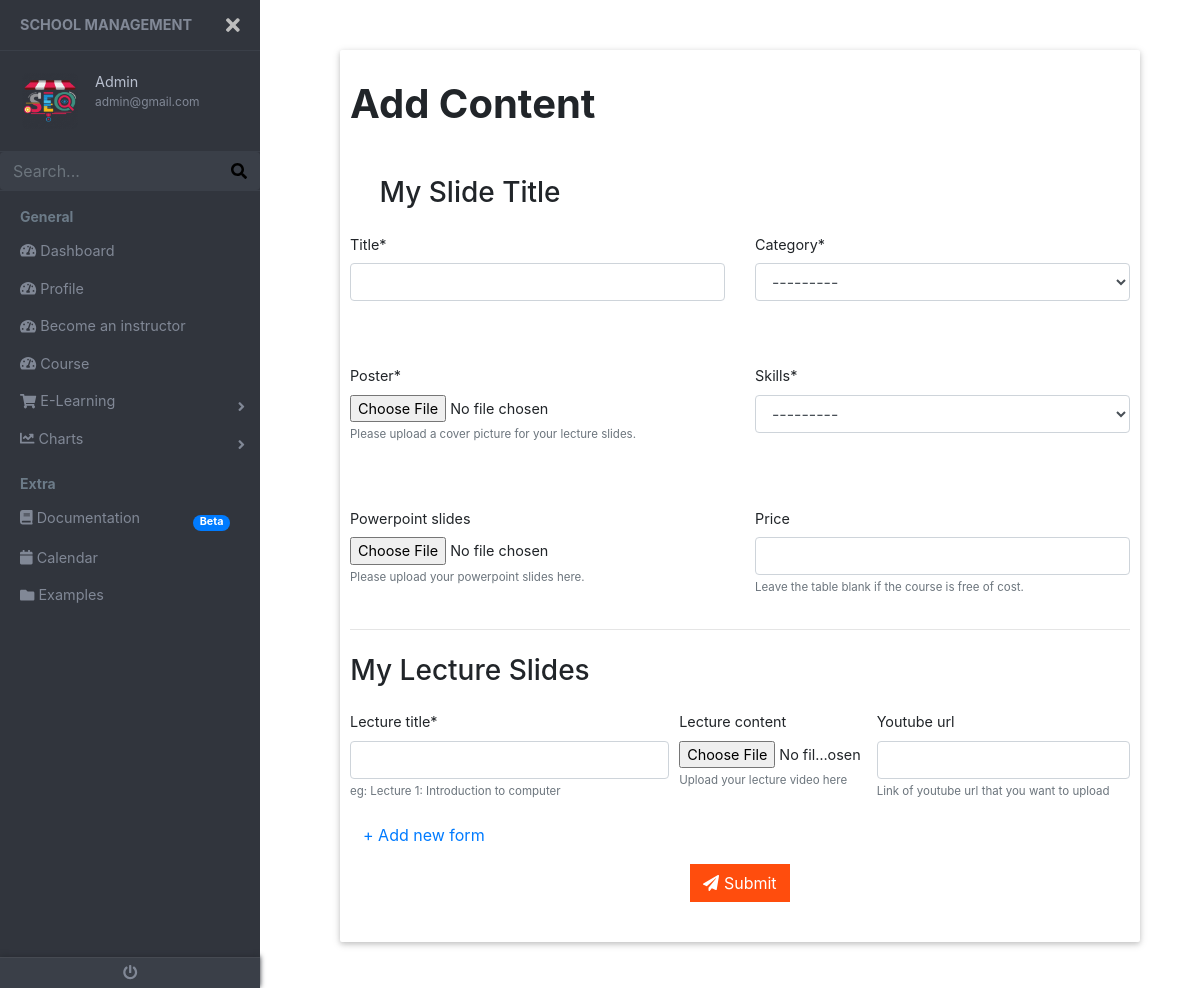
Screenshot of /contentAdd/ (signed in) with the database file from the repository.
### accounts/models.py (models this page shows, shortened)
class User(AbstractBaseUser, PermissionsMixin):
    email = models.EmailField(
        verbose_name=_('email address'), max_length=255, unique=True
    )
    full_name = models.CharField(_('full_name'), max_length=30, blank=True)
    is_staff = models.BooleanField(
        _('staff status'),
        default=False,
        help_text=_(
            'Designates whether the user can log into this admin site.'
        ),
    )
    date_joined = models.DateTimeField(
        _('date joined'), default=timezone.now
    )
    objects = UserManager()
    USERNAME_FIELD = 'email'
    REQUIRED_FIELDS = ['full_name']

class Profile(models.Model):
    GENDER = (
        ('male', 'Male'),
        ('female', 'Female'),)
    user = models.OneToOneField(settings.AUTH_USER_MODEL, on_delete=models.CASCADE)
    profile_img = models.ImageField(default='default.jpg', upload_to='Profile Image/')
    phone_number = models.CharField(max_length=100, null=True, blank=True)
    address = models.CharField(max_length=200, null=True, blank=True)
    gender = models.CharField(max_length=20,choices=GENDER)
    about = models.TextField(null=True, blank=True)

### accounts/decorators.py (the view)
        def wrapper_func(request, *args, **kwargs):
            group = None
            if request.user.groups.exists():
                group = request.user.groups.all()[0].name #set group value
            if group in allowed_roles:
                return view_func(request, *args, **kwargs)
            else:
                return redirect('verify')

### course/forms.py
class ContentAddForm(forms.ModelForm):
    class Meta:
        model = Course
        fields = ['title', 'category', 'poster', 'skills', 'powerpoint_slides', 'price']

### course/models.py (called while the page is built)
    def __str__(self):
        return self.name

### course/templates/apps/contentAdd.html (shortened to what this page needs)
{% extends 'base.html' %}
{% load crispy_forms_tags %}
{% load static %}
{% block content %}
<div class="content-add" id="item-template">
<h1 class="profile-heading mb-5"> Add Content</h1>
      <form method="POST" action="." enctype="multipart/form-data">{% csrf_token %}
            <div class="row">
              <div class="col-lg-12">
                    <div class="row">
                    <div class="col-sm-offset-4 col-sm-4 form-group">
                      <h3 class="text-center">My Slide Title </h3>
                    </div>
                  </div>
                    <div class="row">
                      <div class="col-lg-6 col-sm-12">
                        <div class="form-group">
                            {{contentForm.title| as_crispy_field}}
                        </div>
                      </div>
                      <div class="col-lg-6 col-sm-12">
                         <div class="form-group">
                            {{contentForm.category| as_crispy_field}}
                        </div>
                      </div>
                    </div>
                    <div class="row mt-5">
                      <div class="col-lg-6 col-sm-12">
                        {{contentForm.poster| as_crispy_field}}
                        </div>
                      <div class="col-lg-6 col-sm-12">
                        <div class="form-group">
                          {{contentForm.skills| as_crispy_field}}
                        </div>
                      </div>
                    </div>
                    <div class="row mt-5">
                      <div class="col-lg-6 col-sm-12">
                        {{contentForm.powerpoint_slides| as_crispy_field}}
                        </div>
                      <div class="col-lg-6 col-sm-12">
                        <div class="form-group">
                          {{contentForm.price| as_crispy_field}}
                        </div>
                      </div>
                    </div>
                  <hr>
                  <div class="row mt-4">
                    <div class="col-sm-offset-4 col-sm-4 form-group">
                      <h3 class="text-center">My Lecture Slides</h3>
                    </div>
                  </div>
                  {% for fs in formset %}
                      <div class="form-row">
                        <div class="col-lg-5 col-sm-12">
                          {{fs.lecture_title| as_crispy_field}}
                        </div>
                        <div class="col-lg 3 col-sm-12">
                          {{fs.lecture_content| as_crispy_field}}
                        </div>
                        <div class="col-lg-4 col-sm-10">
                          {{fs.youtube_url| as_crispy_field}}
                        </div>
                      </div>
                  {% endfor %}
                  <a class='btn btn-link add-item' href='#'>+ Add new form</a>
                  <div class="text-center">
                    <button type="submit" class="btn btn-submit"><i class="fa fa-paper-plane"></i> Submit</button>
                  </div>
              </div>
          </div>
      </form>
          </div>
{% endblock %}

### templates/base.html (shortened to what this page needs)
{% load static %}
<!DOCTYPE html>
<html>
<head>
    <link href="https://stackpath.bootstrapcdn.com/font-awesome/4.7.0/css/font-awesome.min.css" rel="stylesheet">
    <link rel="stylesheet" href="https://stackpath.bootstrapcdn.com/bootstrap/4.4.1/css/bootstrap.min.css">
    <link href="https://use.fontawesome.com/releases/v5.0.6/css/all.css" rel="stylesheet">
    <link href="https://cdnjs.cloudflare.com/ajax/libs/owl-carousel/1.3.3/owl.carousel.css" rel="stylesheet" />
    <link rel="stylesheet" type="text/css" href="{% static 'style.css' %}">
    <link rel="stylesheet" href="https://unpkg.com/flickity@2.0/dist/flickity.min.css">
</head>
<body>
  <div class="page-wrapper chiller-theme toggled">
        <nav id="sidebar" class="sidebar-wrapper">
            <div class="sidebar-content">
              <div class="sidebar-brand">
                <a href="#">School Management</a>
                <div id="close-sidebar">
                  <i class="fas fa-times"></i>
                </div>
              </div>
              {% if user.is_authenticated %}
                <div class="sidebar-header">
                  <div class="user-pic">
                    <img class="img-responsive img-rounded" src="{{ user.profile.profile_img.url}}"
                      alt="User picture">
                  </div>
                  <div class="user-info">
                    <span class="user-name">{{user.full_name| capfirst}}
                    </span>
                    <span class="user-role">{{ user.email}}</span>
                  </div>
                </div>
                  {% endif %}
              <div class="sidebar-search">
                <form method="GET" action="{% url 'search' %}">
                  <div class="input-group">
                    <input type="text" class="form-control search-menu" placeholder="Search..." name='q'>
                    <div class="input-group-append">
                      <span class="input-group-text">
                        <button type="submit" id="completed-task" class="fabutton">
                          <i class="fa fa-search" aria-hidden="true"></i>
                        </button>
                      </span>
                    </div>
                  </div>
                </form>
              </div>
                <div class="sidebar-menu">
                  <ul>
                    <li class="header-menu">
                      <span>General</span>
                    </li>
                    <li>
                      <a href="{% url 'dashboard' %}">
                        <i class="fa fa-tachometer-alt"></i>
                        <span>Dashboard</span>
                      </a>
                    </li>
                    <li>
                      <a href="{% url 'teacher-profile' %}">
                        <i class="fa fa-tachometer-alt"></i>
                        <span>Profile</span>
                      </a>
                    </li>
                    <li>
                      <a href="{% url 'content-add'%}">
                        <i class="fa fa-tachometer-alt"></i>
                        <span>Become an instructor</span>
                      </a>
                    </li>
                    <li>
                      <a href="{% url 'courses'%}">
                        <i class="fa fa-tachometer-alt"></i>
                        <span> Course</span>
                      </a>
                    </li>
                    <li class="sidebar-dropdown">
                      <a href="#">
                        <i class="fa fa-shopping-cart"></i>
                        <span>E-Learning</span>
                      </a>
                    </li>
                    <li class="sidebar-dropdown">
                      <a href="#">
                        <i class="fa fa-chart-line"></i>
                        <span>Charts</span>
                      </a>
                    </li>
                    <li class="header-menu">
                      <span>Extra</span>
                    </li>
                    <li>
                      <a href="#">
                        <i class="fa fa-book"></i>
                        <span>Documentation</span>
                        <span class="badge badge-pill badge-primary">Beta</span>
                      </a>
                    </li>
                    <li>
                      <a href="#">
                        <i class="fa fa-calendar"></i>
                        <span>Calendar</span>
                      </a>
                    </li>
                    <li>
                      <a href="#">
                        <i class="fa fa-folder"></i>
                        <span>Examples</span>
                      </a>
                    </li>
                  </ul>
                </div>
          </div>
          <div class="sidebar-footer">
          {% if user.is_authenticated %}
            <a href="{% url 'logout' %}">
              <i class="fa fa-power-off"></i>
            </a>
          {% endif %}
          </div>
        </nav>
      <main class="page-content">
        <div class="container-fluid">
          {% block content %}
          {% endblock %}
        </div>
      </main>
    </div>
</body>
</html>

### rows the page displays
User: profile.profile_img (picture), full_name "Admin", email "admin@gmail.com"
